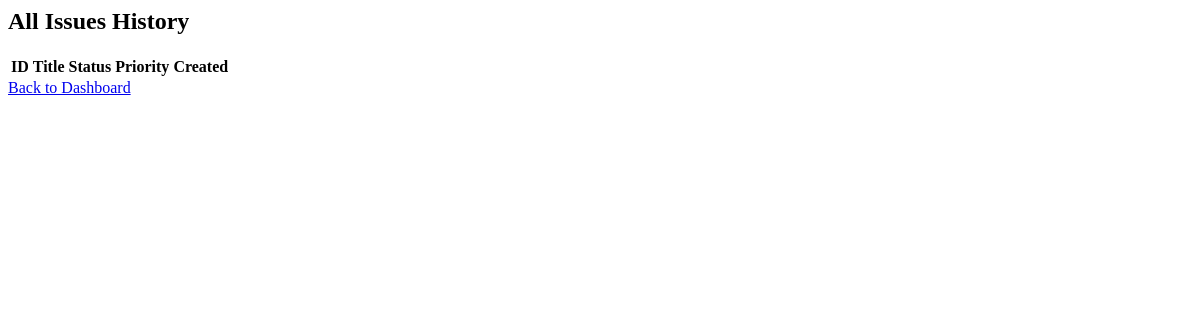
The page /history/ (signed in) on the database as committed earlier.
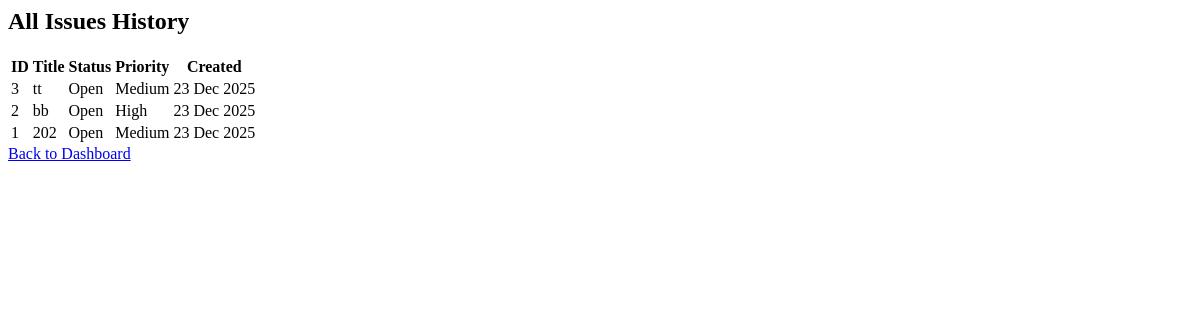
The same page on the database as committed later.
### issues/models.py (models this page shows, shortened)
class Issue(models.Model):
    STATUS_CHOICES = [
        ('Open', 'Open'),
        ('In Progress', 'In Progress'),
        ('Closed', 'Closed'),
    ]
    PRIORITY_CHOICES = [
        ('Low', 'Low'),
        ('Medium', 'Medium'),
        ('High', 'High'),
    ]
    title = models.CharField(max_length=200)
    description = models.TextField()
    status = models.CharField(max_length=20, choices=STATUS_CHOICES, default='Open')
    priority = models.CharField(max_length=10, choices=PRIORITY_CHOICES)
    created_at = models.DateTimeField(auto_now_add=True)

### issues/views.py (the view)
# urls.py: path('history/', views.history, name='history'),
@login_required(login_url='login')
def history(request):
    issues = Issue.objects.all().order_by('-created_at')
    return render(request, 'history.html', {'issues': issues})

### templates/history.html
{% load static %}
<h2>All Issues History</h2>
<table>
<tr>
<th>ID</th><th>Title</th><th>Status</th><th>Priority</th><th>Created</th>
</tr>
{% for issue in issues %}
<tr>
<td>{{ issue.id }}</td>
<td>{{ issue.title }}</td>
<td>{{ issue.status }}</td>
<td>{{ issue.priority }}</td>
<td>{{ issue.created_at|date:"d M Y" }}</td>
</tr>
{% endfor %}
</table>
<a href="{% url 'dashboard' %}">Back to Dashboard</a>

Rows that differ between the two databases and show on the page:
added Issue: id "3", title "tt", status "Open", priority "Medium", created_at "23 Dec 2025"
added Issue: id "2", title "bb", status "Open", priority "High", created_at "23 Dec 2025"
added Issue: id "1", title "202", status "Open", priority "Medium", created_at "23 Dec 2025"
